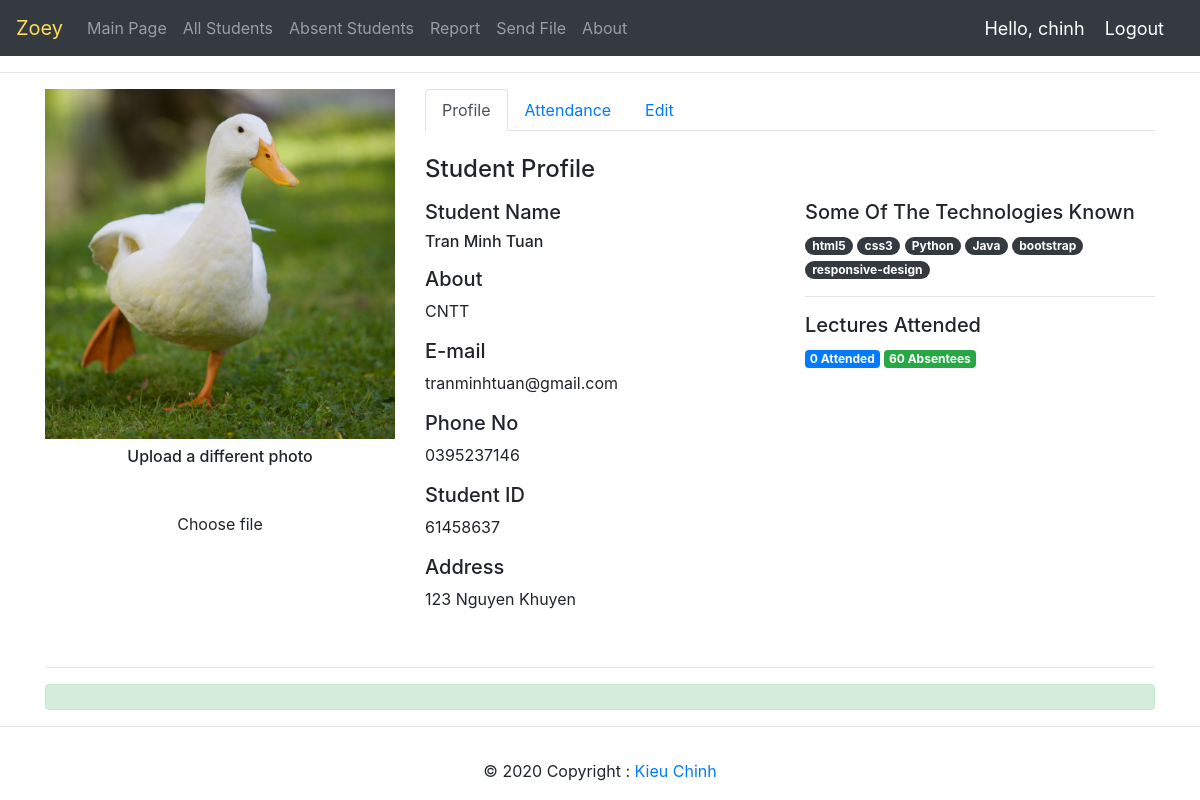
Screenshot of /profile/61458637/ (signed in) with the database file from the repository.
### face_rec/models.py (models this page shows, shortened)
class student_profile(models.Model):
    user=models.OneToOneField(User,null=True,blank=True,on_delete=models.CASCADE)
    student_id = models.CharField(primary_key=True,max_length=20)
    name = models.CharField(max_length=50)
    address = models.CharField(max_length = 100)
    phone = models.CharField(max_length =  50)
    email = models.CharField(max_length = 50)
    description = models.CharField(max_length = 200)
    mark = (
            ('Absent', 'Absent'),
            ('Present', 'Present'),
            )
    attendance = models.CharField(max_length=20,default='Absent', choices=mark)
    profile_pic=models.ImageField(default="static/images/nobody.jpg")

### face_rec/decorators.py (the view)
		def wrapper_func(request,*args,**kwargs):
			group=None
			if request.user.groups.exists():
				group=request.user.groups.all()[0].name
			if group in allowed_roles:
				return view_func(request,*args,**kwargs)
			else:
				return HttpResponse('You are Not Authorized To View This Page')

### face_rec/views.py (called while the page is built, shortened)
@login_required(login_url='login')
@allowed_users(allowed_roles=['teacher','admin','student'])
def profile(request,pk):
    id = int(pk)
    request.FILES
    student=student_profile.objects.filter(student_id=id)
    attendance=student_attendance.objects.filter(roll=id)
    present=student_attendance.objects.filter(roll=pk).count()
    absent=60-present
    context={'student':student,'attendance':attendance,'present':present,'absent':absent}
    return render(request,'face_rec/student_profile.html',context)

### face_rec/templates/face_rec/student_profile.html (shortened to what this page needs)
{% extends 'face_rec/main.html' %}
{% block content %}
<div class="container">
    <div class="row my-2">
        <div class="col-lg-8 order-lg-2">
            <ul class="nav nav-tabs">
                <li class="nav-item">
                    <a href="" data-target="#profile" data-toggle="tab" class="nav-link active">Profile</a>
                </li>
                <li class="nav-item">
                    <a href="" data-target="#attendance" data-toggle="tab" class="nav-link">Attendance</a>
                </li>
                <li class="nav-item">
                    <a href="" data-target="#edit" data-toggle="tab" class="nav-link">Edit</a>
                </li>
            </ul>
            <div class="tab-content py-4">
                <div class="tab-pane active" id="profile">
                    <h4 class="mb-3">Student Profile</h4>
                    {% for students in student %}
                    <div class="row">
                        <div class="col-md-6">
                            <h5>Student Name</h6>
                            <h6>
                            <p>
                                {{students.name}}
                            </p>
                            </h6>
                            <h5>About</h5>
                            <p>
                                {{students.description}}
                            </p>
                            <h5>E-mail</h5>
                            <p>
                                {{students.email}}
                            </p>
                            <h5>Phone No</h5>
                            <p>
                                {{students.phone}}
                            </p>
                            <h5>Student ID</h5>
                            <p>
                                {{students.student_id}}
                            </p>
                            <h5>Address</h5>
                            <p>
                                {{students.address}}
                            </p>                        </div>
                        <div class="col-md-6">
                            <h5>Some Of The Technologies Known</h5>
                            <a href="#" class="badge badge-dark badge-pill">html5</a>
                            <a href="#" class="badge badge-dark badge-pill">css3</a>
                            <a href="#" class="badge badge-dark badge-pill">Python</a>
                            <a href="#" class="badge badge-dark badge-pill">Java</a>
                            <a href="#" class="badge badge-dark badge-pill">bootstrap</a>
                            <a href="#" class="badge badge-dark badge-pill">responsive-design</a>
                            <hr>
                            <h5>Lectures Attended</h5>
                            <span class="badge badge-primary"> {{present}} Attended</span>
                            <span class="badge badge-success"> {{absent}} Absentees</span>
                            {% endfor %}
                        </div>
                    </div>
                </div>
                        {% for students in student %}
            </div>
        </div>
        <div class="col-lg-4 order-lg-1 text-center">
            <img src="{{students.profile_pic.url}}" class="mx-auto img-fluid img-circle d-block" alt="avatar">
            <h6 class="mt-2">Upload a different photo</h6>
            <label class="custom-file">
                <span class="custom-file-control">Choose file</span>
            </label>
        </div>
    </div>
    {% endfor %}
<hr>
<div class="alert alert-success" role="alert">
</div>
</div>
{% endblock %}

### face_rec/templates/face_rec/navbar.html (shortened to what this page needs)
{% load static %}
<nav class="navbar navbar-expand-lg navbar-dark bg-dark">
  	<a class="navbar-brand" href="#" id="logo">Zoey</a>
  	<div class="collapse navbar-collapse" id="navbarNav">
    	<ul class="navbar-nav">
      		<li class="nav-item">
        		<a class="nav-link" href="{% url 'home' %}">Main Page</a>
      		</li>
      		<li class="nav-item">
        		<a class="nav-link" href="{% url 'all_students' %}">All Students</a>
      		</li>
          <li class="nav-item">
            <a class="nav-link" href="{% url 'absent_students' %}">Absent Students</a>
          </li>
          <li class="nav-item">
            <a class="nav-link" href="{% url 'report' %}">Report</a>
          </li>
          <li class="nav-item">
            <a class="nav-link" href="{% url 'send_file' %}">Send File</a>
          </li>
          <li class="nav-item">
            <a class="nav-link" href="{% url 'about' %}">About</a>
          </li>
    	</ul>
  	</div>
  <span class="hello-msg">Hello, {{request.user}}</span>
  <span><a class="hello-msg" href="{% url 'logout' %}">  Logout</a></span>
</nav>

### face_rec/templates/face_rec/main.html (style rules this page uses)
#logo { color:#fddc5c; }
body { background-color: #ebeff5; }

### face_rec/templates/face_rec/navbar.html (style rules this page uses)
.hello-msg { font-size:18px; color:#fff; margin-right:20px; }

### rows the page displays
student_profile: name "Tran Minh Tuan", description "CNTT", email "tranminhtuan@gmail.com", phone "0395237146", student_id "61458637", address "123 Nguyen Khuyen", present "0", absent "60", profile_pic (picture)

### other values shown
{{ request.user }} "chinh"
